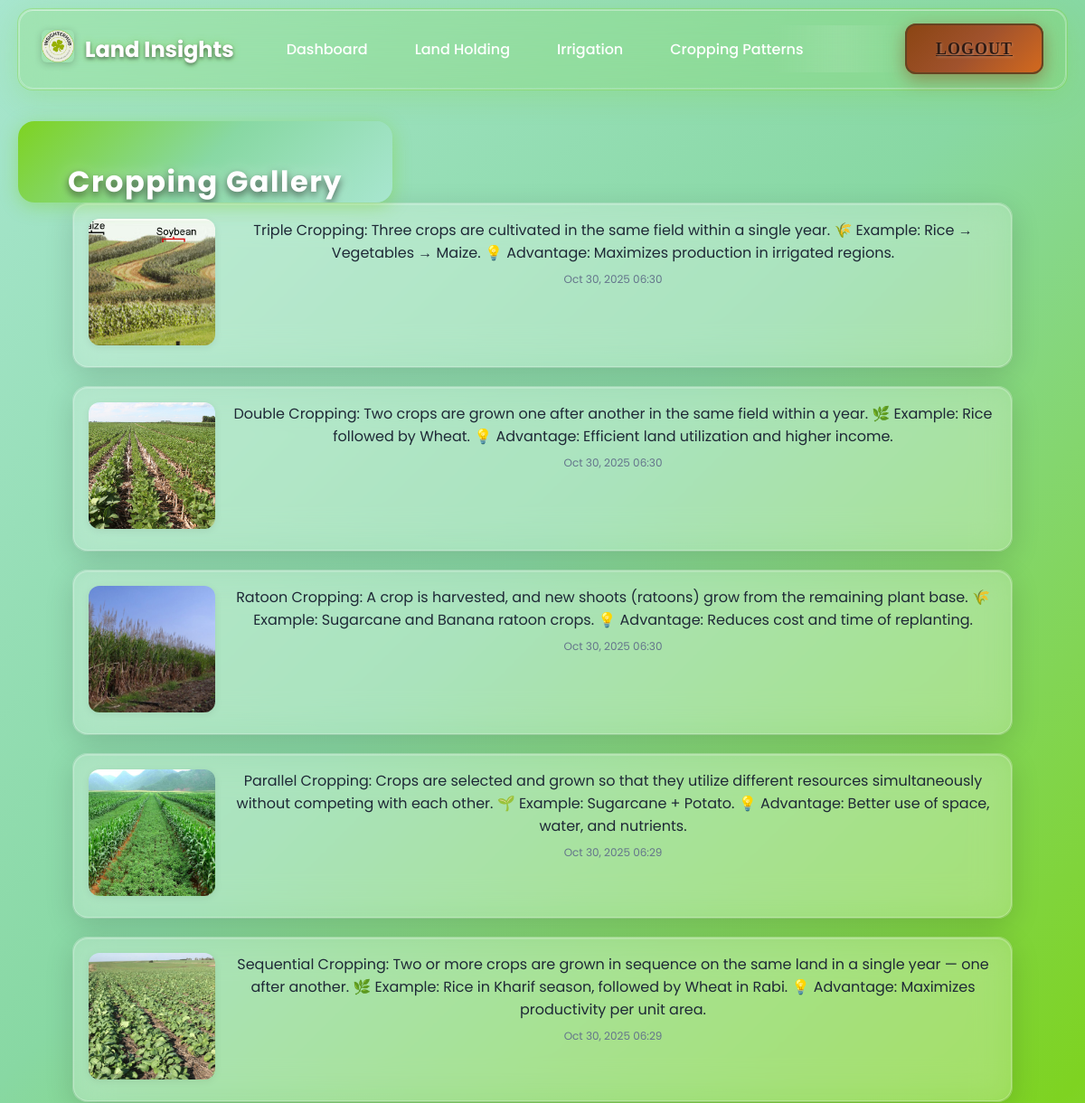
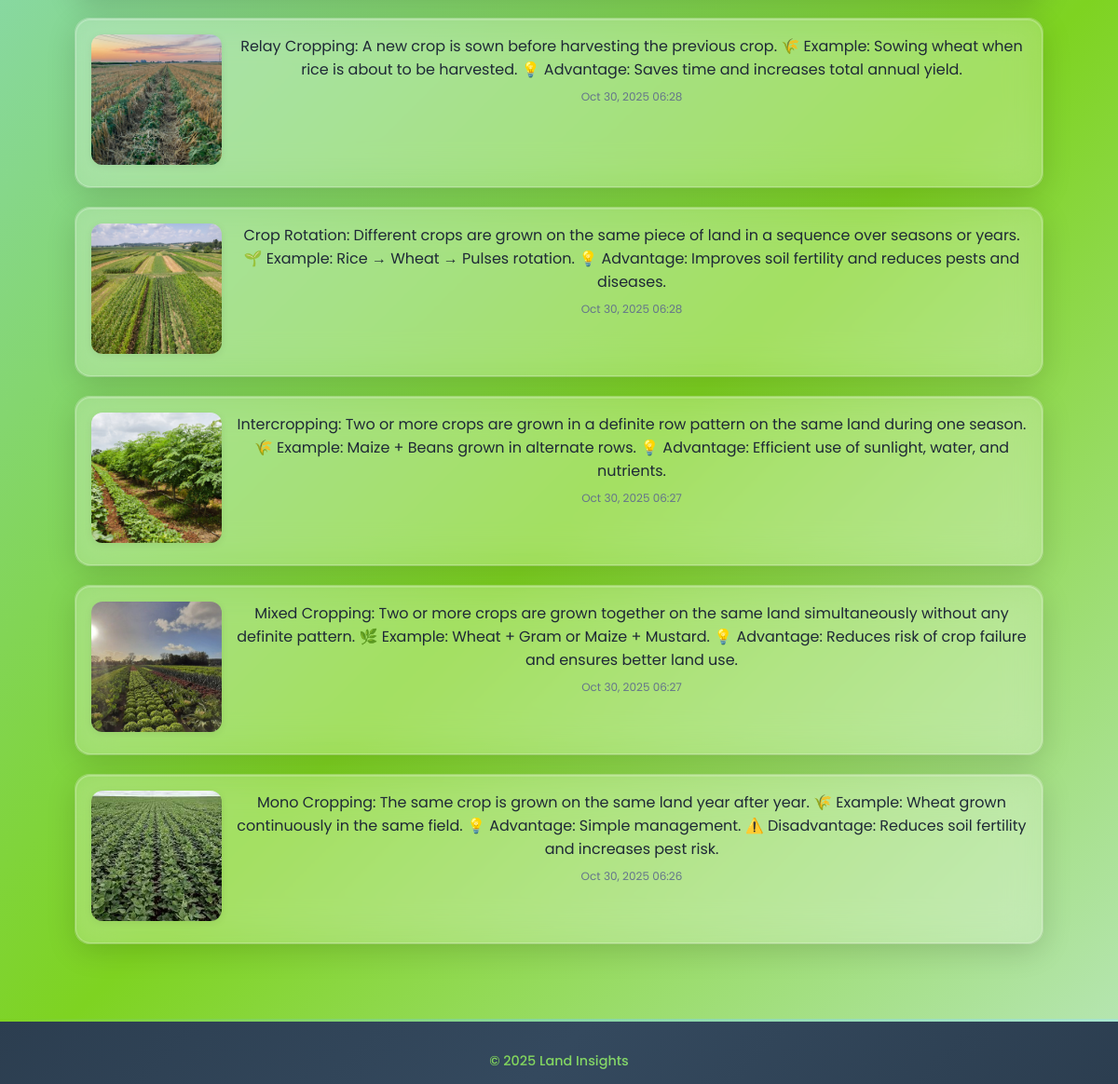
Page /cropping/gallery/ on the committed database (2 pictures, top to bottom).
### core/models.py (models this page shows, shortened)
class GalleryItem(models.Model):
    CATEGORY_CHOICES = [
        ("holding", "Land Holding"),
        ("irrigation", "Irrigation"),
        ("cropping", "Cropping"),
    ]
    category = models.CharField(max_length=20, choices=CATEGORY_CHOICES)
    image = models.FileField(upload_to='gallery/')
    description = models.TextField(blank=True)
    created_at = models.DateTimeField(auto_now_add=True)

### core/views.py (the view)
# urls.py: path('<str:category>/gallery/', gallery_view, name='gallery'),
def gallery_view(request, category: str):
    if category not in CATEGORY_TO_TITLE:
        return redirect('index')
    items = GalleryItem.objects.filter(category=category).order_by('-created_at')
    select_mode = request.GET.get('select') == '1'
    return render(request, 'gallery.html', {
        'title': CATEGORY_TO_TITLE[category],
        'items': items,
        'category': category,
        'select_mode': select_mode,
    })

### core/templates/gallery.html (shortened to what this page needs)
{% load static %}
<!DOCTYPE html>
<html lang="en">
<head>
  <link rel="stylesheet" href="{% static 'css/style.css' %}">
  <link rel="stylesheet" href="https://cdnjs.cloudflare.com/ajax/libs/lightbox2/2.11.4/css/lightbox.min.css">
</head>
<body class="dashboard-theme">
  <nav class="navbar">
    <div class="navbar-left">
      <a href="/"><img src="{% static 'images/login.png' %}" alt="Logo" class="navbar-logo"></a>
      <h3>Land Insights</h3>
      <ul>
        <li><a href="/">Dashboard</a></li>
        <li><a href="/holding/">Land Holding</a></li>
        <li><a href="/irrigation/">Irrigation</a></li>
        <li><a href="/cropping/">Cropping Patterns</a></li>
      </ul>
    </div>
    <div class="navbar-right">
      <a href="/logout/" class="map-toggle-btn">Logout</a>
    </div>
  </nav>
  <h2>{{ title }}</h2>
  <div class="dashboard-container">
    <div class="summary-stats" style="margin-top: 0; grid-template-columns: 1fr;">
      {% for item in items %}
      <div class="stat-card" style="padding: 0; overflow: visible;">
        <div class="gallery-row-card">
          <a href="{{ item.image.url }}" data-lightbox="gallery" data-title="{{ item.description|default:'' }}">
            <img class="gallery-row-image" src="{{ item.image.url }}" alt="Gallery Image">
          </a>
          <div class="gallery-row-content">
            <div style="display:flex; align-items:center; gap:8px;">
              <div>{{ item.description|default:"" }}</div>
            </div>
            <div class="gallery-row-meta">{{ item.created_at|date:"M d, Y H:i" }}</div>
          </div>
        </div>
      </div>
      {% empty %}
      <div class="note-card" style="max-width: 600px;">
        <h4>No items yet</h4>
        <p>Gallery is empty. Admins can add images and descriptions.</p>
      </div>
      {% endfor %}
    </div>
  </div>
  <footer class="simple-footer">
    <p>&copy; 2025 Land Insights</p>
  </footer>
</body>
</html>

### core/templates/gallery.html (style rules this page uses)
.gallery-row-card { background: rgba(255, 255, 255, 0.12); backdrop-filter: blur(16px); -webkit-backdrop-filter: blur(16px); border-radius: 16px; border: 1px solid rgba(255, 255, 255, 0.25); box-shadow: 0 8px 32px rgba(0, 0, 0, 0.15), inset 0 1px 0 rgba(255, 255, 255, 0.2); padding: 16px; display: flex; gap: 16px; align-items: flex-start; }
.gallery-row-image { width: 140px; height: 140px; object-fit: cover; border-radius: 12px; flex-shrink: 0; box-shadow: 0 2px 8px rgba(0,0,0,0.08); }
.gallery-row-content { display: flex; flex-direction: column; gap: 8px; flex: 1; color: #1f2937; }
.gallery-row-meta { font-size: 12px; color: #64748b; }

### rows in the picture
GalleryItem: image (picture), description "Triple Cropping: Three crops are cultivated in the same field within a single year. 🌾 Example: Rice → Vegetables → Maize. 💡 Advantage: Maximizes production in irrigated regions.", created_at "Oct 30, 2025 06:30"
GalleryItem: image (picture), description "Double Cropping: Two crops are grown one after another in the same field within a year. 🌿 Example: Rice followed by Wheat. 💡 Advantage: Efficient land utilization and higher income.", created_at "Oct 30, 2025 06:30"
GalleryItem: image (picture), description "Ratoon Cropping: A crop is harvested, and new shoots (ratoons) grow from the remaining plant base. 🌾 Example: Sugarcane and Banana ratoon crops. 💡 Advantage: Reduces cost and time of replanting.", created_at "Oct 30, 2025 06:30"
GalleryItem: image (picture), description "Parallel Cropping: Crops are selected and grown so that they utilize different resources simultaneously without competing with each other. 🌱 Example: Sugarcane + Potato. 💡 Advantage: Better use of space, water, and nutrients.", created_at "Oct 30, 2025 06:29"
GalleryItem: image (picture), description "Sequential Cropping: Two or more crops are grown in sequence on the same land in a single year — one after another. 🌿 Example: Rice in Kharif season, followed by Wheat in Rabi. 💡 Advantage: Maximizes productivity per unit area.", created_at "Oct 30, 2025 06:29"
GalleryItem: image (picture), description "Relay Cropping: A new crop is sown before harvesting the previous crop. 🌾 Example: Sowing wheat when rice is about to be harvested. 💡 Advantage: Saves time and increases total annual yield.", created_at "Oct 30, 2025 06:28"
GalleryItem: image (picture), description "Crop Rotation: Different crops are grown on the same piece of land in a sequence over seasons or years. 🌱 Example: Rice → Wheat → Pulses rotation. 💡 Advantage: Improves soil fertility and reduces pests and diseases.", created_at "Oct 30, 2025 06:28"
GalleryItem: image (picture), description "Intercropping: Two or more crops are grown in a definite row pattern on the same land during one season. 🌾 Example: Maize + Beans grown in alternate rows. 💡 Advantage: Efficient use of sunlight, water, and nutrients.", created_at "Oct 30, 2025 06:27"
GalleryItem: image (picture), description "Mixed Cropping: Two or more crops are grown together on the same land simultaneously without any definite pattern. 🌿 Example: Wheat + Gram or Maize + Mustard. 💡 Advantage: Reduces risk of crop failure and ensures better land use.", created_at "Oct 30, 2025 06:27"
GalleryItem: image (picture), description "Mono Cropping: The same crop is grown on the same land year after year. 🌾 Example: Wheat grown continuously in the same field. 💡 Advantage: Simple management. ⚠️ Disadvantage: Reduces soil fertility and increases pest risk.", created_at "Oct 30, 2025 06:26"

### other values in the picture
{{ title }} "Cropping Gallery"
